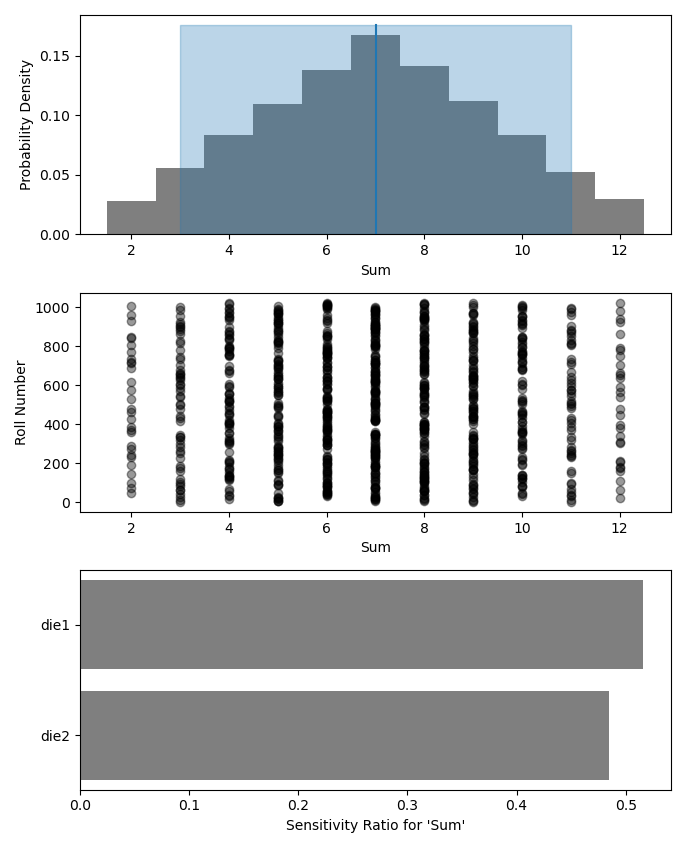

Recreate this plot in Python.

# The 'run' function, which is your existing computational model
def example_run(die1, die2):
    sum = die1 + die2
    return (sum, )

# The 'preprocess' function grabs the random input values for each case and
# structures it with any other data in the format your 'run' function expects
def example_preprocess(case):
    die1 = case.invals['die1'].val
    die2 = case.invals['die2'].val
    return (die1, die2)

# The 'postprocess' function takes the output from your 'run' function and
# saves off the outputs for each case
def example_postprocess(case, sum):
    case.addOutVal(name='Sum', val=sum)
    case.addOutVal(name='Roll Number', val=case.ncase)
    return None


import monaco as mc
from scipy.stats import randint
import matplotlib.pyplot as plt

def main():
    fcns = {'preprocess' : example_preprocess,
            'run'        : example_run,
            'postprocess': example_postprocess}
    
    ndraws = 1024
    seed = 123456  # Recommended for repeatability

    # Initialize the simulation
    sim = mc.Sim(name='Dice Roll', singlethreaded=True, savecasedata=False,
                 ndraws=ndraws, fcns=fcns, seed=seed)

    # Generate the input variables
    sim.addInVar(name='die1', dist=randint, distkwargs={'low': 1, 'high': 7})
    sim.addInVar(name='die2', dist=randint, distkwargs={'low': 1, 'high': 7})

    # Run the Simulation
    sim.runSim()

    # Calculate the mean and 5-95th percentile statistics for the dice sum
    sim.outvars['Sum'].addVarStat('mean')
    sim.outvars['Sum'].addVarStat('percentile', {'p':[0.95, 0.05]})
    
    # Plots a histogram of the dice sum
    fig, axs = plt.subplots(3,1)
    mc.plot(sim.outvars['Sum'], plotkwargs={'bins':10}, ax=axs[0])
    
    # Creates a scatter plot of the dum vs the roll number, showing randomness
    mc.plot(sim.outvars['Sum'], sim.outvars['Roll Number'], ax=axs[1])
    axs[1].get_shared_x_axes().join(axs[0], axs[1])
 
    # Calculate the sensitivity of the dice sum to each of the input variables
    sim.calcSensitivities('Sum')
    sim.outvars['Sum'].plotSensitivities(ax=axs[2])
   
    plt.show(block=True)
    

if __name__ == '__main__':
    main()
